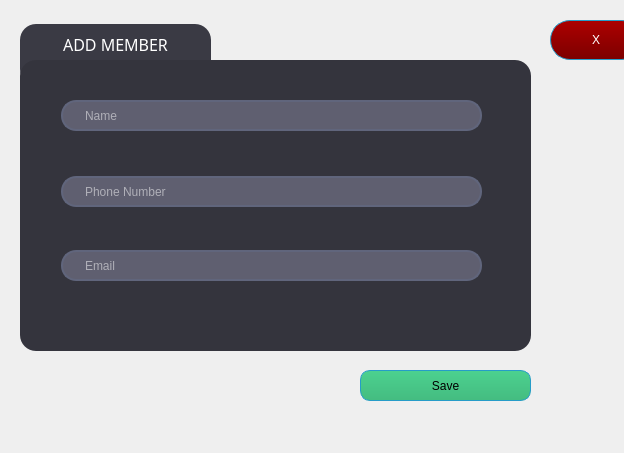
<?xml version="1.0" encoding="UTF-8"?>
<ui version="4.0">
 <class>addmember</class>
 <widget class="QDialog" name="addmember">
  <property name="geometry">
   <rect>
    <x>0</x>
    <y>0</y>
    <width>624</width>
    <height>453</height>
   </rect>
  </property>
  <property name="windowTitle">
   <string>Dialog</string>
  </property>
  <widget class="QPushButton" name="btnSaveMember">
   <property name="geometry">
    <rect>
     <x>360</x>
     <y>370</y>
     <width>171</width>
     <height>31</height>
    </rect>
   </property>
   <property name="styleSheet">
    <string notr="true">/*-----QPushButton-----*/
QPushButton
{
background-color: qlineargradient(spread:pad, x1:0, y1:1, x2:0, y2:0, stop:0 rgba(68, 188, 128, 255), stop:1 rgba(76, 209, 143, 255));
color: black;
font: 8pt &quot;Century Gothic&quot;;
min-width: 80px;
border-style: solid;
border-width: 1px;
border-radius: 10px;
border-color: rgb(38, 156, 200);
padding: 5px;}

QPushButton::flat
{
background-color: transparent;
border: none;
color: #fff;}

QPushButton::disabled
{
background-color: rgb(131, 165, 174);
color: black;
border-color: black;}

QPushButton::hover
{
background-color: qlineargradient(spread:pad, x1:0, y1:1, x2:0, y2:0, stop:0 rgba(54, 149, 101, 255), stop:1 rgba(64, 175, 119, 255));
border: 1px solid rgb(41, 170, 182);}</string>
   </property>
   <property name="text">
    <string>Save</string>
   </property>
  </widget>
  <widget class="QFrame" name="addBookTabFrame">
   <property name="geometry">
    <rect>
     <x>20</x>
     <y>24</y>
     <width>191</width>
     <height>61</height>
    </rect>
   </property>
   <property name="styleSheet">
    <string notr="true">background-color: rgb(58, 58, 68);
border-radius: 16px;</string>
   </property>
   <property name="frameShape">
    <enum>QFrame::StyledPanel</enum>
   </property>
   <property name="frameShadow">
    <enum>QFrame::Raised</enum>
   </property>
   <widget class="QLabel" name="addBookTtle">
    <property name="geometry">
     <rect>
      <x>10</x>
      <y>10</y>
      <width>171</width>
      <height>21</height>
     </rect>
    </property>
    <property name="font">
     <font>
      <family>Century Gothic</family>
      <pointsize>12</pointsize>
      <weight>9</weight>
      <italic>false</italic>
      <bold>false</bold>
     </font>
    </property>
    <property name="styleSheet">
     <string notr="true">color: rgb(255, 255, 255);
font: 75 12pt &quot;Century Gothic&quot;;</string>
    </property>
    <property name="text">
     <string>ADD MEMBER</string>
    </property>
    <property name="alignment">
     <set>Qt::AlignCenter</set>
    </property>
   </widget>
  </widget>
  <widget class="QPushButton" name="btnExitAddMember">
   <property name="geometry">
    <rect>
     <x>550</x>
     <y>20</y>
     <width>40</width>
     <height>40</height>
    </rect>
   </property>
   <property name="minimumSize">
    <size>
     <width>0</width>
     <height>0</height>
    </size>
   </property>
   <property name="maximumSize">
    <size>
     <width>40</width>
     <height>40</height>
    </size>
   </property>
   <property name="styleSheet">
    <string notr="true">/*-----QPushButton-----*/
QPushButton
{
	background-color: qlineargradient(spread:pad, x1:0, y1:1, x2:0, y2:0, stop:0 rgba(124, 0, 0, 255), stop:0.935 rgba(170, 0, 0, 255));
color: white;
font: 8pt &quot;Century Gothic&quot;;
min-width: 80px;
border-style: solid;
border-width: 1px;
border-radius: 20px;
border-color: rgb(38, 156, 200);
padding: 5px;}

QPushButton::flat
{
background-color: transparent;
border: none;
color: #fff;}

QPushButton::disabled
{
background-color: rgb(131, 165, 174);
color: black;
border-color: black;}

QPushButton::hover
{
	background-color: qlineargradient(spread:pad, x1:0, y1:1, x2:0, y2:0, stop:0 rgba(124, 0, 0, 255), stop:0.935 rgba(170, 0, 0, 255));
border: 1px solid rgb(41, 170, 182);}</string>
   </property>
   <property name="text">
    <string>X</string>
   </property>
  </widget>
  <widget class="QFrame" name="AddMemberFormFrame">
   <property name="geometry">
    <rect>
     <x>20</x>
     <y>60</y>
     <width>511</width>
     <height>291</height>
    </rect>
   </property>
   <property name="styleSheet">
    <string notr="true">background-color: rgb(52, 52, 61);
border-radius: 16px;</string>
   </property>
   <property name="frameShape">
    <enum>QFrame::StyledPanel</enum>
   </property>
   <property name="frameShadow">
    <enum>QFrame::Raised</enum>
   </property>
   <widget class="QLineEdit" name="txtMemberName">
    <property name="geometry">
     <rect>
      <x>41</x>
      <y>40</y>
      <width>421</width>
      <height>31</height>
     </rect>
    </property>
    <property name="styleSheet">
     <string notr="true">QLineEdit{
border: 2px solid rgb(96, 101, 124);
border-radius: 15px;
color: rgb(255, 255, 255);
font: 12pt &quot;Century Gothic&quot;;
padding-left:20px;
padding-rght: 20px;
background-color: rgb(95, 95, 112);
}


QLineEdit::hover{
border: 2px solid rgb(43, 153, 213);
}

QLineEdit::focus{
border: 2px solid rgb(170, 255, 255);
background-color:rgb(43,45,56);
}</string>
    </property>
    <property name="placeholderText">
     <string>Name</string>
    </property>
   </widget>
   <widget class="QLineEdit" name="txtMemberPhone">
    <property name="geometry">
     <rect>
      <x>41</x>
      <y>116</y>
      <width>421</width>
      <height>31</height>
     </rect>
    </property>
    <property name="styleSheet">
     <string notr="true">QLineEdit{
border: 2px solid rgb(96, 101, 124);
border-radius: 15px;
color: rgb(255, 255, 255);
font: 12pt &quot;Century Gothic&quot;;
padding-left:20px;
padding-rght: 20px;
background-color: rgb(95, 95, 112);
}


QLineEdit::hover{
border: 2px solid rgb(43, 153, 213);
}

QLineEdit::focus{
border: 2px solid rgb(170, 255, 255);
background-color:rgb(43,45,56);
}</string>
    </property>
    <property name="placeholderText">
     <string>Phone Number</string>
    </property>
   </widget>
   <widget class="QLineEdit" name="txtMemberEmail">
    <property name="geometry">
     <rect>
      <x>41</x>
      <y>190</y>
      <width>421</width>
      <height>31</height>
     </rect>
    </property>
    <property name="styleSheet">
     <string notr="true">QLineEdit{
border: 2px solid rgb(96, 101, 124);
border-radius: 15px;
color: rgb(255, 255, 255);
font: 12pt &quot;Century Gothic&quot;;
padding-left:20px;
padding-rght: 20px;
background-color: rgb(95, 95, 112);
}


QLineEdit::hover{
border: 2px solid rgb(43, 153, 213);
}

QLineEdit::focus{
border: 2px solid rgb(170, 255, 255);
background-color:rgb(43,45,56);
}</string>
    </property>
    <property name="placeholderText">
     <string>Email</string>
    </property>
   </widget>
  </widget>
  <zorder>addBookTabFrame</zorder>
  <zorder>btnSaveMember</zorder>
  <zorder>btnExitAddMember</zorder>
  <zorder>AddMemberFormFrame</zorder>
 </widget>
 <resources/>
 <connections/>
</ui>
